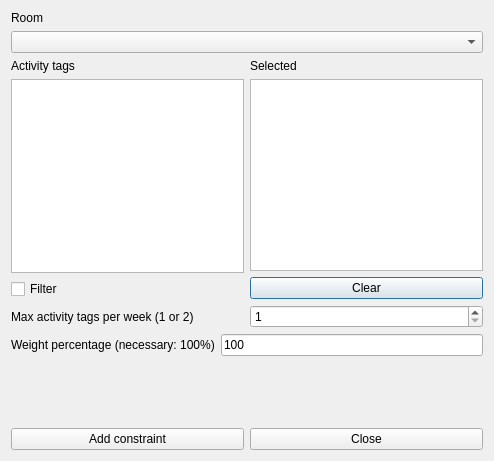
<?xml version="1.0" encoding="UTF-8"?>
<ui version="4.0">
 <class>AddConstraintRoomMaxActivityTagsPerWeekFromSetForm_template</class>
 <widget class="QDialog" name="AddConstraintRoomMaxActivityTagsPerWeekFromSetForm_template">
  <property name="geometry">
   <rect>
    <x>0</x>
    <y>0</y>
    <width>494</width>
    <height>461</height>
   </rect>
  </property>
  <property name="windowTitle">
   <string extracomment="This is the title of the dialog to add a new constraint of this type">Add room max activity tags per week from set</string>
  </property>
  <layout class="QVBoxLayout" name="verticalLayout_4">
   <item>
    <layout class="QVBoxLayout" name="verticalLayout_3">
     <item>
      <widget class="QLabel" name="roomTextLabel">
       <property name="frameShape">
        <enum>QFrame::NoFrame</enum>
       </property>
       <property name="frameShadow">
        <enum>QFrame::Plain</enum>
       </property>
       <property name="text">
        <string>Room</string>
       </property>
       <property name="wordWrap">
        <bool>false</bool>
       </property>
      </widget>
     </item>
     <item>
      <widget class="QComboBox" name="roomsComboBox">
       <property name="editable">
        <bool>false</bool>
       </property>
       <property name="insertPolicy">
        <enum>QComboBox::NoInsert</enum>
       </property>
       <property name="duplicatesEnabled">
        <bool>false</bool>
       </property>
      </widget>
     </item>
    </layout>
   </item>
   <item>
    <layout class="QHBoxLayout" name="horizontalLayout_4">
     <item>
      <layout class="QVBoxLayout" name="verticalLayout_2">
       <item>
        <widget class="QLabel" name="label_2">
         <property name="text">
          <string>Activity tags</string>
         </property>
        </widget>
       </item>
       <item>
        <widget class="QListWidget" name="allActivityTagsListWidget"/>
       </item>
       <item>
        <widget class="QCheckBox" name="filterCheckBox">
         <property name="text">
          <string>Filter</string>
         </property>
        </widget>
       </item>
      </layout>
     </item>
     <item>
      <layout class="QVBoxLayout" name="verticalLayout">
       <item>
        <widget class="QLabel" name="label_3">
         <property name="text">
          <string comment="It refers to activity tags">Selected</string>
         </property>
        </widget>
       </item>
       <item>
        <widget class="QListWidget" name="selectedActivityTagsListWidget"/>
       </item>
       <item>
        <widget class="QPushButton" name="clearActivityTagsPushButton">
         <property name="text">
          <string>Clear</string>
         </property>
        </widget>
       </item>
      </layout>
     </item>
    </layout>
   </item>
   <item>
    <layout class="QHBoxLayout" name="horizontalLayout">
     <item>
      <widget class="QLabel" name="label">
       <property name="text">
        <string>Max activity tags per week (1 or 2)</string>
       </property>
      </widget>
     </item>
     <item>
      <widget class="QSpinBox" name="maxActivityTagsSpinBox">
       <property name="minimum">
        <number>1</number>
       </property>
       <property name="maximum">
        <number>2</number>
       </property>
       <property name="value">
        <number>1</number>
       </property>
      </widget>
     </item>
    </layout>
   </item>
   <item>
    <layout class="QHBoxLayout" name="horizontalLayout_2">
     <item>
      <widget class="QLabel" name="weightTextLabel">
       <property name="frameShape">
        <enum>QFrame::NoFrame</enum>
       </property>
       <property name="frameShadow">
        <enum>QFrame::Plain</enum>
       </property>
       <property name="text">
        <string>Weight percentage (necessary: 100%)</string>
       </property>
       <property name="wordWrap">
        <bool>false</bool>
       </property>
      </widget>
     </item>
     <item>
      <widget class="QLineEdit" name="weightLineEdit">
       <property name="text">
        <string notr="true">100</string>
       </property>
      </widget>
     </item>
    </layout>
   </item>
   <item>
    <spacer name="verticalSpacer">
     <property name="orientation">
      <enum>Qt::Vertical</enum>
     </property>
     <property name="sizeHint" stdset="0">
      <size>
       <width>20</width>
       <height>32</height>
      </size>
     </property>
    </spacer>
   </item>
   <item>
    <layout class="QHBoxLayout" name="horizontalLayout_3">
     <item>
      <widget class="QPushButton" name="addConstraintPushButton">
       <property name="text">
        <string>Add constraint</string>
       </property>
      </widget>
     </item>
     <item>
      <widget class="QPushButton" name="closePushButton">
       <property name="text">
        <string>Close</string>
       </property>
      </widget>
     </item>
    </layout>
   </item>
  </layout>
 </widget>
 <layoutdefault spacing="6" margin="11"/>
 <resources/>
 <connections/>
</ui>
